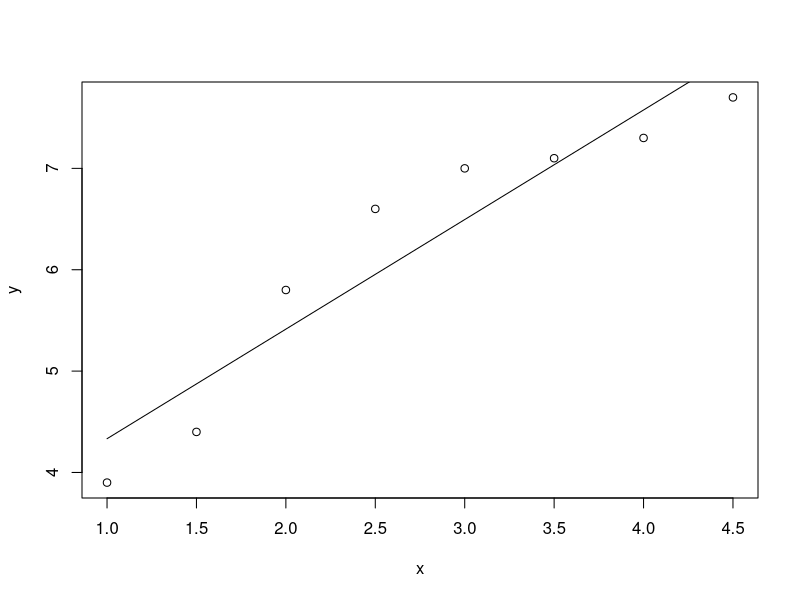
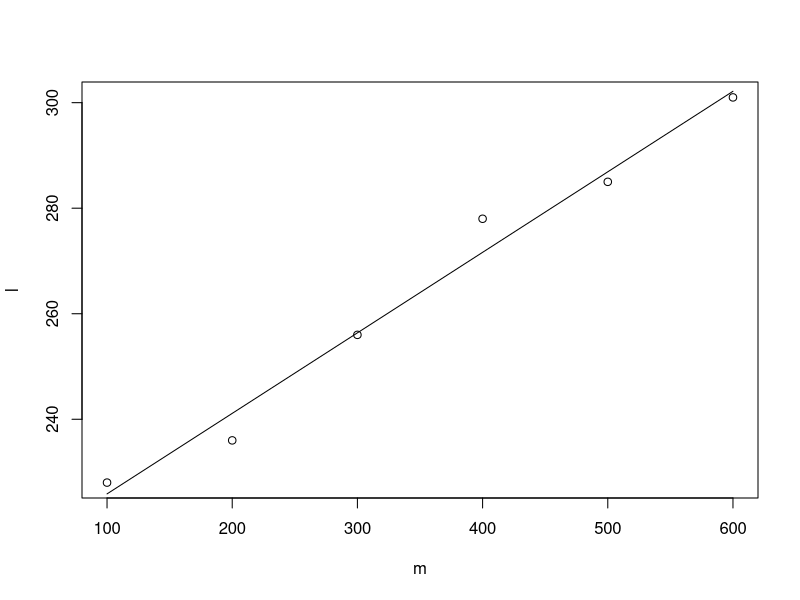

The R script that drew these images, in order:
x=c(1.0,1.5,2.0,2.5,3.0,3.5,4.0,4.5)
y=c(3.9,4.4,5.8,6.6,7.0,7.1,7.3,7.7)

#fitting y on x
lm(y~x)
plot(x,y)
#high correlation between x and y

pred_y=function(x,m,c){
  pred_y=m*x+c
  pred_y
}

lines(x,pred_y(x,1.081,3.252))

m=c(100,200,300,400,500,600)
l=c(228,236,256,278,285,301)

lm(l~m)
plot(m,l)

pred_y(m,0.1526,210.6)
lines(m,pred_y(m,0.1526,210.6))
cor(m,l)

#z test 
